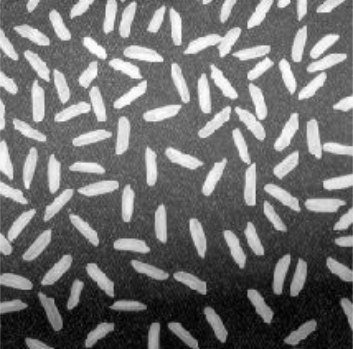
#> input picture ImageProcessing-Python/blog13-tophat/test06.png, 353 x 349 px
$ python blog13-image01.py
#> lines starting #> are read from the running program, lines starting #| are printed output that depends on the picture
#encoding:utf-8
import cv2
import numpy as np

#读取图片
src = cv2.imread('test06.png', cv2.IMREAD_UNCHANGED)
#> src is the input picture: shape (349, 353, 4); mean B, G, R, A 111.1, 111.1, 111.1, 255

#设置卷积核
kernel = np.ones((10,10), np.uint8)

#图像顶帽运算
result = cv2.morphologyEx(src, cv2.MORPH_TOPHAT, kernel)
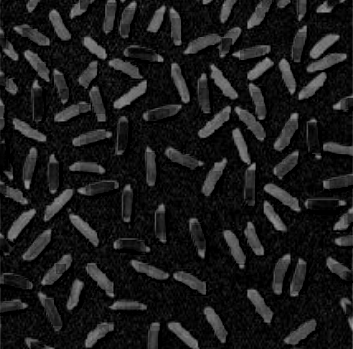
#> result: shape (349, 353, 4); mean B, G, R, A 26, 26, 26, 0

#显示图像
cv2.imshow("src", src)
cv2.imshow("result", result)

#等待显示
cv2.waitKey(0)
cv2.destroyAllWindows()
